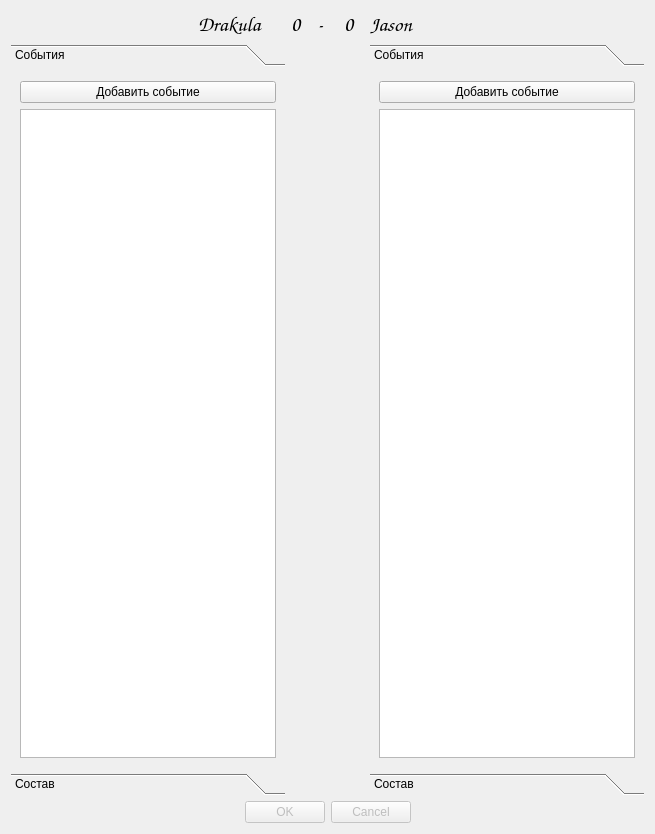
<?xml version="1.0" encoding="UTF-8"?>
<ui version="4.0">
 <class>AddMatchDialog</class>
 <widget class="QDialog" name="AddMatchDialog">
  <property name="geometry">
   <rect>
    <x>0</x>
    <y>0</y>
    <width>655</width>
    <height>834</height>
   </rect>
  </property>
  <property name="sizePolicy">
   <sizepolicy hsizetype="Preferred" vsizetype="Preferred">
    <horstretch>0</horstretch>
    <verstretch>0</verstretch>
   </sizepolicy>
  </property>
  <property name="windowTitle">
   <string/>
  </property>
  <property name="modal">
   <bool>true</bool>
  </property>
  <layout class="QGridLayout" name="gridLayout">
   <item row="0" column="0">
    <widget class="QLabel" name="lblHomeEmblem">
     <property name="text">
      <string/>
     </property>
    </widget>
   </item>
   <item row="0" column="4">
    <widget class="QLabel" name="label">
     <property name="font">
      <font>
       <family>Comic Sans MS</family>
       <pointsize>16</pointsize>
      </font>
     </property>
     <property name="text">
      <string>-</string>
     </property>
    </widget>
   </item>
   <item row="0" column="8">
    <widget class="QLabel" name="lblAwayEmblem">
     <property name="text">
      <string/>
     </property>
    </widget>
   </item>
   <item row="1" column="0" colspan="3">
    <widget class="QToolBox" name="toolHome">
     <property name="currentIndex">
      <number>0</number>
     </property>
     <widget class="QWidget" name="page">
      <property name="geometry">
       <rect>
        <x>0</x>
        <y>0</y>
        <width>274</width>
        <height>674</height>
       </rect>
      </property>
      <attribute name="label">
       <string>События</string>
      </attribute>
      <layout class="QVBoxLayout" name="verticalLayout">
       <item>
        <widget class="QPushButton" name="cmdAddHomeEvent">
         <property name="text">
          <string>Добавить событие</string>
         </property>
        </widget>
       </item>
       <item>
        <widget class="QListWidget" name="lstHome"/>
       </item>
      </layout>
     </widget>
     <widget class="QWidget" name="page_2">
      <property name="geometry">
       <rect>
        <x>0</x>
        <y>0</y>
        <width>146</width>
        <height>133</height>
       </rect>
      </property>
      <attribute name="label">
       <string>Состав</string>
      </attribute>
      <layout class="QVBoxLayout" name="verticalLayout_4">
       <item>
        <widget class="QPushButton" name="cmdHomeStart">
         <property name="text">
          <string>Закрепить состав</string>
         </property>
        </widget>
       </item>
       <item>
        <widget class="QListWidget" name="lstHomeStart"/>
       </item>
      </layout>
     </widget>
    </widget>
   </item>
   <item row="2" column="1" colspan="7">
    <widget class="QDialogButtonBox" name="buttonBox">
     <property name="enabled">
      <bool>false</bool>
     </property>
     <property name="locale">
      <locale language="Russian" country="RussianFederation"/>
     </property>
     <property name="orientation">
      <enum>Qt::Horizontal</enum>
     </property>
     <property name="standardButtons">
      <set>QDialogButtonBox::Cancel|QDialogButtonBox::Ok</set>
     </property>
     <property name="centerButtons">
      <bool>true</bool>
     </property>
    </widget>
   </item>
   <item row="0" column="3">
    <widget class="QLabel" name="lblHomeScore">
     <property name="font">
      <font>
       <family>Comic Sans MS</family>
       <pointsize>16</pointsize>
      </font>
     </property>
     <property name="text">
      <string>0</string>
     </property>
    </widget>
   </item>
   <item row="0" column="5">
    <widget class="QLabel" name="lblAwayScore">
     <property name="font">
      <font>
       <family>Comic Sans MS</family>
       <pointsize>16</pointsize>
      </font>
     </property>
     <property name="text">
      <string>0</string>
     </property>
    </widget>
   </item>
   <item row="0" column="6">
    <widget class="QLabel" name="lblAway">
     <property name="font">
      <font>
       <family>Comic Sans MS</family>
       <pointsize>16</pointsize>
      </font>
     </property>
     <property name="text">
      <string>Jason</string>
     </property>
    </widget>
   </item>
   <item row="0" column="2">
    <widget class="QLabel" name="lblHome">
     <property name="font">
      <font>
       <family>Comic Sans MS</family>
       <pointsize>16</pointsize>
      </font>
     </property>
     <property name="text">
      <string>Drakula</string>
     </property>
    </widget>
   </item>
   <item row="1" column="6" colspan="3">
    <widget class="QToolBox" name="toolBox">
     <property name="currentIndex">
      <number>0</number>
     </property>
     <widget class="QWidget" name="page_3">
      <property name="geometry">
       <rect>
        <x>0</x>
        <y>0</y>
        <width>274</width>
        <height>674</height>
       </rect>
      </property>
      <attribute name="label">
       <string>События</string>
      </attribute>
      <layout class="QVBoxLayout" name="verticalLayout_2">
       <item>
        <widget class="QPushButton" name="cmdAddAwayEvent">
         <property name="text">
          <string>Добавить событие</string>
         </property>
        </widget>
       </item>
       <item>
        <widget class="QListWidget" name="lstAway"/>
       </item>
      </layout>
     </widget>
     <widget class="QWidget" name="page_4">
      <property name="geometry">
       <rect>
        <x>0</x>
        <y>0</y>
        <width>146</width>
        <height>133</height>
       </rect>
      </property>
      <attribute name="label">
       <string>Состав</string>
      </attribute>
      <layout class="QVBoxLayout" name="verticalLayout_3">
       <item>
        <widget class="QPushButton" name="cmdAwayStart">
         <property name="text">
          <string>Закрепить состав</string>
         </property>
        </widget>
       </item>
       <item>
        <widget class="QListWidget" name="lstAwayStart"/>
       </item>
      </layout>
     </widget>
    </widget>
   </item>
  </layout>
 </widget>
 <resources/>
 <connections>
  <connection>
   <sender>buttonBox</sender>
   <signal>accepted()</signal>
   <receiver>AddMatchDialog</receiver>
   <slot>accept()</slot>
   <hints>
    <hint type="sourcelabel">
     <x>248</x>
     <y>254</y>
    </hint>
    <hint type="destinationlabel">
     <x>157</x>
     <y>274</y>
    </hint>
   </hints>
  </connection>
  <connection>
   <sender>buttonBox</sender>
   <signal>rejected()</signal>
   <receiver>AddMatchDialog</receiver>
   <slot>reject()</slot>
   <hints>
    <hint type="sourcelabel">
     <x>316</x>
     <y>260</y>
    </hint>
    <hint type="destinationlabel">
     <x>286</x>
     <y>274</y>
    </hint>
   </hints>
  </connection>
 </connections>
</ui>
